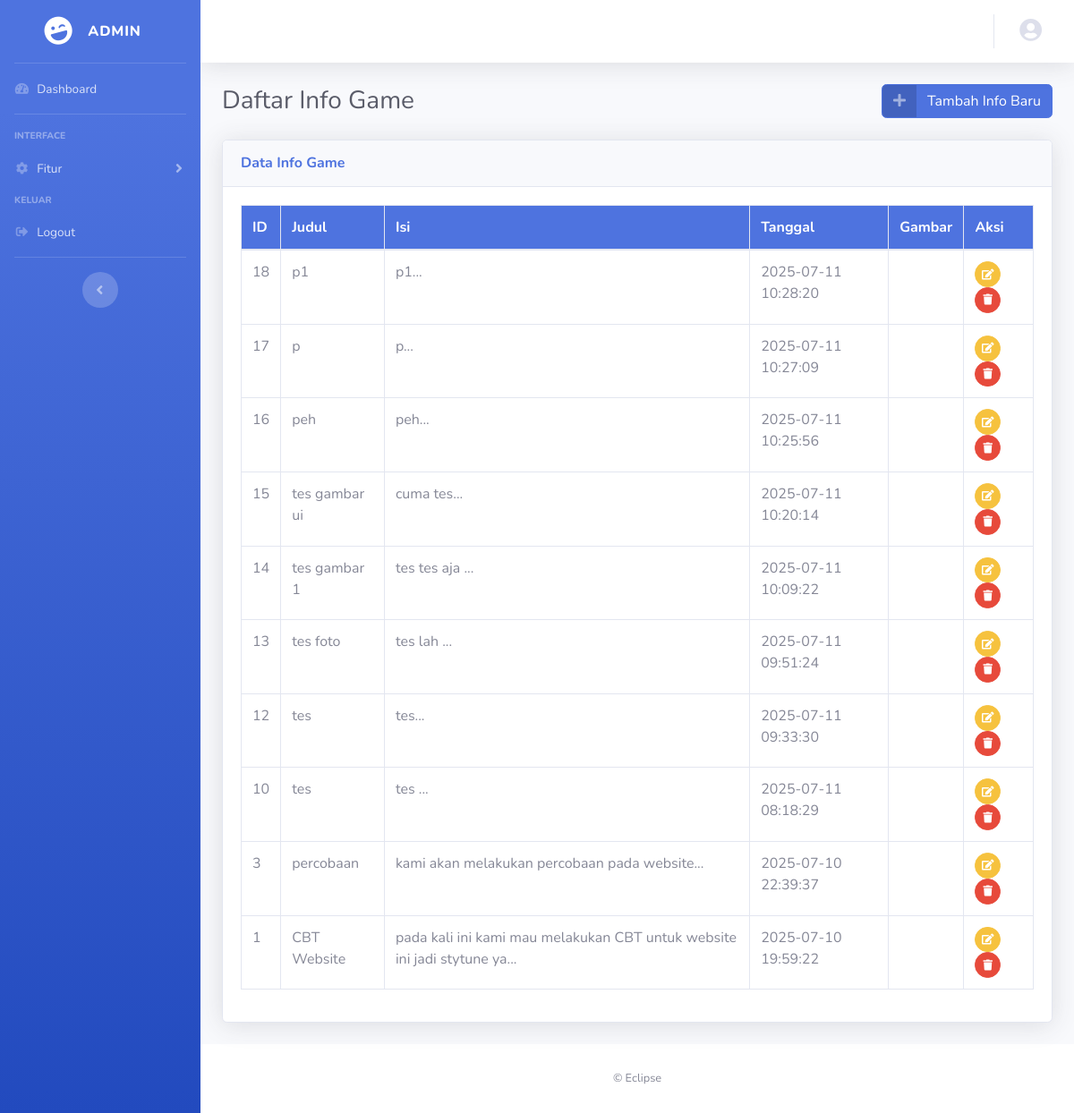
Page /Controllers/admin/game_infos.php (signed in) on the committed database.
### tables this page shows
CREATE TABLE `game_info` (
  `id` int(11) NOT NULL,
  `title` varchar(255) NOT NULL,
  `content` text NOT NULL,
  `date_posted` datetime DEFAULT current_timestamp(),
  `author` varchar(60) NOT NULL,
  `gambar` varchar(255) NOT NULL
);

### Controllers/admin/game_infos.php (called while the page is built, shortened)
<?php
require_once '../../Models/GameInfoModel.php';
require_once '../../Views/admin/game_infos.php';
?>

### Models/GameInfoModel.php (called while the page is built, shortened)
<?php
class GameInfoModel {
    private $db;
    public function __construct() {
        global $koneksi;
        $this->db = $koneksi;
    }
    public function getInfos() {
        $sql = "SELECT * FROM game_info ORDER BY date_posted DESC";
        $result = $this->db->query($sql);
        $infos = [];
        while ($row = $result->fetch_assoc()) {
            $infos[] = $row;
        }
        return $infos;
    }
}
?>

### Views/admin/game_infos.php (the view, shortened to what this page needs)
<?php
require_once '../../Models/GameInfoModel.php';
$gameInfoModel = new GameInfoModel();
$infos = $gameInfoModel->getInfos();
$infos = isset($infos) && is_array($infos) ? $infos : [];
?>
<!DOCTYPE html>
<html lang="id">
<head>
    <link href="../../Asset/vendor/fontawesome-free/css/all.min.css" rel="stylesheet" type="text/css">
    <link href="../../Asset/css/sb-admin-2.min.css" rel="stylesheet">
</head>
<body id="page-top">
    <div id="wrapper">
        <ul class="navbar-nav bg-gradient-primary sidebar sidebar-dark accordion" id="accordionSidebar">
            <a class="sidebar-brand d-flex align-items-center justify-content-center" href="../../Controllers/admin/index.php">
                <div class="sidebar-brand-icon rotate-n-15">
                    <i class="fas fa-laugh-wink"></i>
                </div>
                <div class="sidebar-brand-text mx-3">Admin</div>
            </a>
            <hr class="sidebar-divider my-0">
            <li class="nav-item">
                <a class="nav-link" href="../../Controllers/admin/index.php">
                    <i class="fas fa-fw fa-tachometer-alt"></i>
                    <span>Dashboard</span>
                </a>
            </li>
            <hr class="sidebar-divider">
            <div class="sidebar-heading">
                Interface
            </div>
            <li class="nav-item">
                <a class="nav-link collapsed" href="#" data-toggle="collapse" data-target="#collapseTwo" aria-expanded="true" aria-controls="collapseTwo">
                    <i class="fas fa-fw fa-cog"></i>
                    <span>Fitur</span>
                </a>
            </li>
            <div class="sidebar-heading">
                Keluar
            </div>
            <li class="nav-item">
                <a class="nav-link" href="../../login.php">
                    <i class="fas fa-fw fa-sign-out-alt"></i>
                    <span>Logout</span>
                </a>
            </li>
            <hr class="sidebar-divider d-none d-md-block">
            <div class="text-center d-none d-md-inline">
                <button class="rounded-circle border-0" id="sidebarToggle"></button>
            </div>
        </ul>
        <div id="content-wrapper" class="d-flex flex-column">
            <div id="content">
                <nav class="navbar navbar-expand navbar-light bg-white topbar mb-4 static-top shadow">
                    <ul class="navbar-nav ml-auto">
                        <li class="nav-item dropdown no-arrow">
                            <a class="nav-link dropdown-toggle" href="#" id="userDropdown" role="button" data-toggle="dropdown" aria-haspopup="true" aria-expanded="false">
                                <span class="mr-2 d-none d-lg-inline text-gray-600 small">
                                <i class="fas fa-user-circle fa-2x text-gray-300"></i>
                            </a>
                        </li>
                    </ul>
                </nav>
                <div class="container-fluid">
                    <div class="d-sm-flex align-items-center justify-content-between mb-4">
                        <h1 class="h3 mb-0 text-gray-800">Daftar Info Game</h1>
                        <a href="add_game_info.php" class="btn btn-primary btn-icon-split">
                            <span class="icon text-white-50">
                                <i class="fas fa-plus"></i>
                            </span>
                            <span class="text">Tambah Info Baru</span>
                        </a>
                    </div>
                    <div class="row">
                        <div class="col-12">
                            <div class="card shadow mb-4">
                                <div class="card-header py-3">
                                    <h6 class="m-0 font-weight-bold text-primary">Data Info Game</h6>
                                </div>
                                <div class="card-body">
                                    <div class="table-responsive">
                                        <table class="table table-bordered" id="dataTable" width="100%" cellspacing="0">
                                            <thead class="bg-primary text-white">
                                                <tr>
                                                    <th>ID</th>
                                                    <th>Judul</th>
                                                    <th>Isi</th>
                                                    <th>Tanggal</th>
                                                    <th>Gambar</th>
                                                    <th>Aksi</th>
                                                </tr>
                                            </thead>
                                            <tbody>
                                                <?php foreach ($infos as $info): ?>
                                                <tr>
                                                    <td><?= htmlspecialchars($info['id']) ?></td>
                                                    <td><?= htmlspecialchars($info['title']) ?></td>
                                                    <td><?= htmlspecialchars(substr($info['content'], 0, 100)) ?>...</td>
                                                    <td><?= htmlspecialchars($info['date_posted']) ?></td>
                                                    <td>
</td>
                                                    <td>
                                                        <a href="edit_game_info.php?id=<?= $info['id'] ?>" class="btn btn-warning btn-circle btn-sm">
                                                            <i class="fas fa-edit"></i>
                                                        </a>
                                                        <a href="delete_game_info.php?id=<?= $info['id'] ?>" class="btn btn-danger btn-circle btn-sm" onclick="return confirm('Apakah Anda yakin ingin menghapus info ini?')">
                                                            <i class="fas fa-trash"></i>
                                                        </a>
                                                    </td>
                                                </tr>
                                                <?php endforeach; ?>
                                            </tbody>
                                        </table>
                                    </div>
                                </div>
                            </div>
                        </div>
                    </div>
                </div>
            </div>
            <footer class="sticky-footer bg-white">
                <div class="container my-auto">
                    <div class="copyright text-center my-auto">
                        <span>&copy; Eclipse</span>
                    </div>
                </div>
            </footer>
        </div>
    </div>
</body>
</html>

### rows in the picture
game_info: id "18", title "p1", content "p1", date_posted "2025-07-11 10:28:20"
game_info: id "17", title "p", content "p", date_posted "2025-07-11 10:27:09"
game_info: id "16", title "peh", content "peh", date_posted "2025-07-11 10:25:56"
game_info: id "15", title "tes gambar ui", content "cuma tes", date_posted "2025-07-11 10:20:14"
game_info: id "14", title "tes gambar 1", content "tes tes aja", date_posted "2025-07-11 10:09:22"
game_info: id "13", title "tes foto", content "tes lah", date_posted "2025-07-11 09:51:24"
game_info: id "12", title "tes", content "tes", date_posted "2025-07-11 09:33:30"
game_info: id "10", title "tes", content "tes", date_posted "2025-07-11 08:18:29"
game_info: id "3", title "percobaan", content "kami akan melakukan percobaan pada website", date_posted "2025-07-10 22:39:37"
game_info: id "1", title "CBT Website", content "pada kali ini kami mau melakukan CBT untuk website ini jadi stytune ya", date_posted "2025-07-10 19:59:22"
